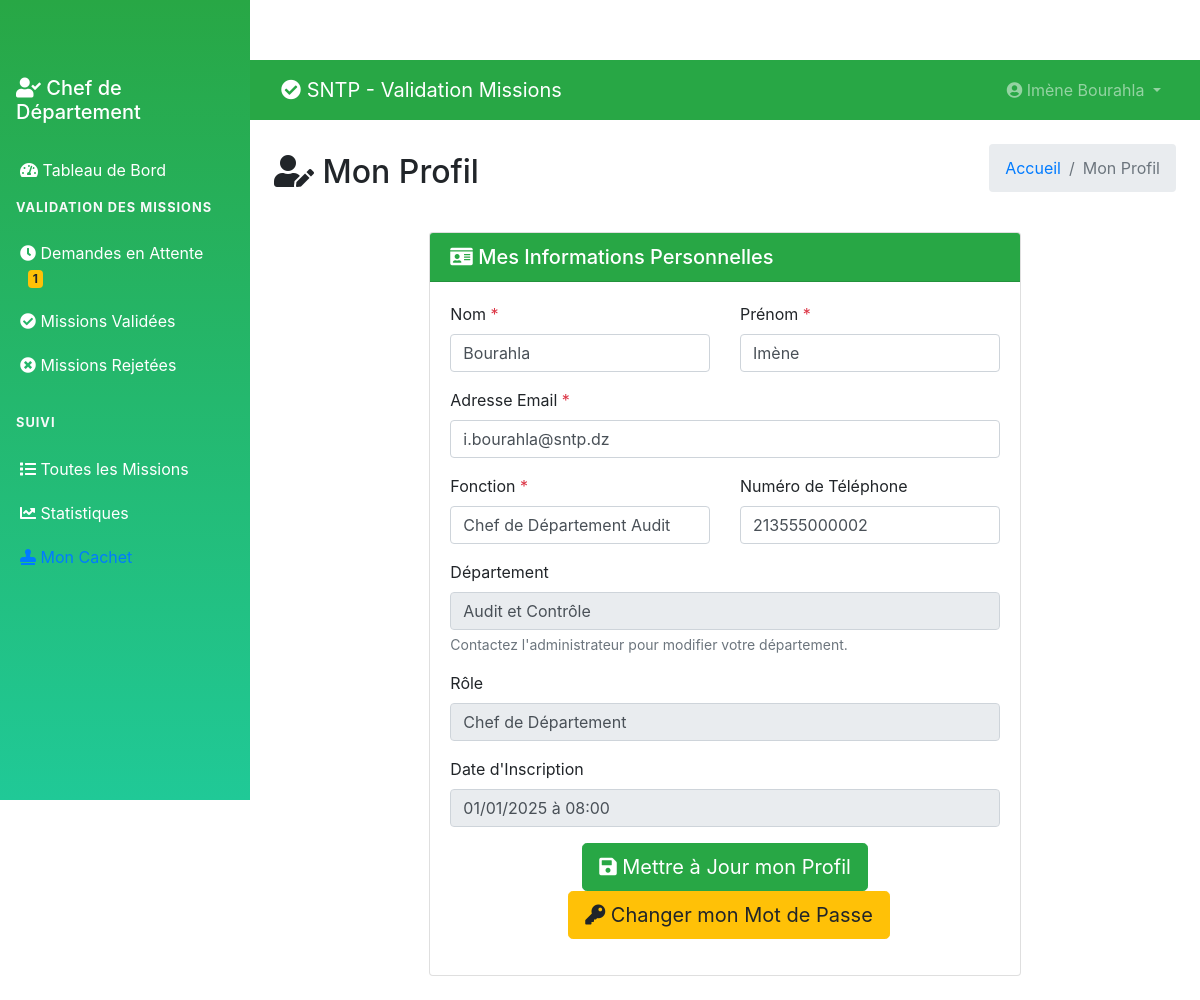
Screenshot of /chef/profile.php (signed in) with the database file from the repository.
### tables this page shows
CREATE TABLE `tblusers` (
  `ID` int(10) NOT NULL,
  `Nom` varchar(200) DEFAULT NULL,
  `Prenom` varchar(200) DEFAULT NULL,
  `Email` varchar(200) DEFAULT NULL,
  `Fonction` varchar(200) DEFAULT NULL,
  `Departement` varchar(200) DEFAULT NULL,
  `MobileNumber` bigint(10) DEFAULT NULL,
  `Password` varchar(200) NOT NULL,
  `Role` enum('admin','chef_departement','user') DEFAULT 'user',
  `RegDate` timestamp NULL DEFAULT current_timestamp()
);

### chef/profile.php (the view, shortened to what this page needs)
<?php
include('../includes/config.php');
if (strlen($_SESSION['GMScid']) == 0) {
    header('location:logout.php');
} else {
?>
<!DOCTYPE html>
<html lang="fr">
<head>
    <link href="https://cdn.jsdelivr.net/npm/bootstrap@4.6.2/dist/css/bootstrap.min.css" rel="stylesheet">
    <link href="https://cdnjs.cloudflare.com/ajax/libs/font-awesome/5.15.4/css/all.min.css" rel="stylesheet">
</head>
<body>
    <?php include_once('includes/sidebar.php'); ?>
    <div class="main-content">
        <?php include_once('includes/header.php'); ?>
        <div class="container-fluid p-4">
            <div class="d-flex justify-content-between align-items-center mb-4">
                <h2><i class="fas fa-user-edit"></i> Mon Profil</h2>
                <nav aria-label="breadcrumb">
                    <ol class="breadcrumb">
                        <li class="breadcrumb-item"><a href="dashboard.php">Accueil</a></li>
                        <li class="breadcrumb-item active">Mon Profil</li>
                    </ol>
                </nav>
            </div>
            <?php
            $sql = "SELECT * FROM tblusers WHERE ID=:cid";
            $query = $dbh->prepare($sql);
            $query->bindParam(':cid', $cid, PDO::PARAM_STR);
            $query->execute();
            $result = $query->fetch(PDO::FETCH_OBJ);
            ?>
            <div class="row justify-content-center">
                <div class="col-lg-8">
                    <div class="card">
                        <div class="card-header bg-success text-white">
                            <h5 class="mb-0"><i class="fas fa-id-card"></i> Mes Informations Personnelles</h5>
                        </div>
                        <div class="card-body">
                            <form method="POST">
                                <div class="row">
                                    <div class="col-md-6">
                                        <div class="form-group">
                                            <label for="nom">Nom <span class="text-danger">*</span></label>
                                            <input type="text" class="form-control" id="nom" name="nom"
                                                   value="<?php echo htmlentities($result->Nom); ?>" required>
                                        </div>
                                    </div>
                                    <div class="col-md-6">
                                        <div class="form-group">
                                            <label for="prenom">Prénom <span class="text-danger">*</span></label>
                                            <input type="text" class="form-control" id="prenom" name="prenom"
                                                   value="<?php echo htmlentities($result->Prenom); ?>" required>
                                        </div>
                                    </div>
                                </div>
                                <div class="form-group">
                                    <label for="email">Adresse Email <span class="text-danger">*</span></label>
                                    <input type="email" class="form-control" id="email" name="email"
                                           value="<?php echo htmlentities($result->Email); ?>" required>
                                </div>
                                <div class="row">
                                    <div class="col-md-6">
                                        <div class="form-group">
                                            <label for="fonction">Fonction <span class="text-danger">*</span></label>
                                            <input type="text" class="form-control" id="fonction" name="fonction"
                                                   value="<?php echo htmlentities($result->Fonction); ?>" required>
                                        </div>
                                    </div>
                                    <div class="col-md-6">
                                        <div class="form-group">
                                            <label for="mobile">Numéro de Téléphone</label>
                                            <input type="tel" class="form-control" id="mobile" name="mobile"
                                                   value="<?php echo htmlentities($result->MobileNumber); ?>">
                                        </div>
                                    </div>
                                </div>
                                <div class="form-group">
                                    <label>Département</label>
                                    <input type="text" class="form-control"
                                           value="<?php echo htmlentities($result->Departement); ?>" readonly>
                                    <small class="form-text text-muted">Contactez l'administrateur pour modifier votre département.</small>
                                </div>
                                <div class="form-group">
                                    <label>Rôle</label>
                                    <input type="text" class="form-control" value="Chef de Département" readonly>
                                </div>
                                <div class="form-group">
                                    <label>Date d'Inscription</label>
                                    <input type="text" class="form-control"
                                           value="<?php echo date('d/m/Y à H:i', strtotime($result->RegDate)); ?>" readonly>
                                </div>
                                <div class="form-group text-center">
                                    <button type="submit" name="update" class="btn btn-success btn-lg">
                                        <i class="fas fa-save"></i> Mettre à Jour mon Profil
                                    </button>
                                    <a href="change-password.php" class="btn btn-warning btn-lg ml-2">
                                        <i class="fas fa-key"></i> Changer mon Mot de Passe
                                    </a>
                                </div>
                            </form>
                        </div>
                    </div>
                </div>
            </div>
        </div>
    </div>
</body>
</html>
<?php } ?>

### chef/includes/header.php (shortened to what this page needs)
<nav class="navbar navbar-expand-lg navbar-dark bg-success">
    <div class="container-fluid">
        <a class="navbar-brand" href="dashboard.php">
            <i class="fas fa-check-circle"></i> SNTP - Validation Missions
        </a>
        <div class="collapse navbar-collapse" id="navbarNav">
            <ul class="navbar-nav ml-auto">
                <li class="nav-item dropdown">
                    <a class="nav-link dropdown-toggle" href="#" id="navbarDropdown" role="button" data-toggle="dropdown">
                        <i class="fas fa-user-circle"></i>
                        <?php
                        $cid = $_SESSION['GMScid'];
                        $sql = "SELECT Nom,Prenom FROM tblusers WHERE ID=:cid";
                        $query = $dbh->prepare($sql);
                        $query->bindParam(':cid',$cid,PDO::PARAM_STR);
                        $query->execute();
                        $result = $query->fetch(PDO::FETCH_OBJ);
                        echo htmlentities($result->Prenom . ' ' . $result->Nom);
                        ?>
                    </a>
                </li>
            </ul>
        </div>
    </div>
</nav>

### chef/includes/sidebar.php (style rules this page uses)
.main-content { margin-left: 250px; padding-top: 60px; }
.nav-link { padding: 10px 20px; border-radius: 0; transition: background-color 0.3s; }

### rows the page displays
tblusers: Prenom+Nom "Imène Bourahla", nom "Bourahla", prenom "Imène", email "i.bourahla@sntp.dz", fonction "Chef de Département Audit", mobile "213555000002", Departement "Audit et Contrôle", RegDate "01/01/2025 à 08:00"

### other values shown
$pending "1"
